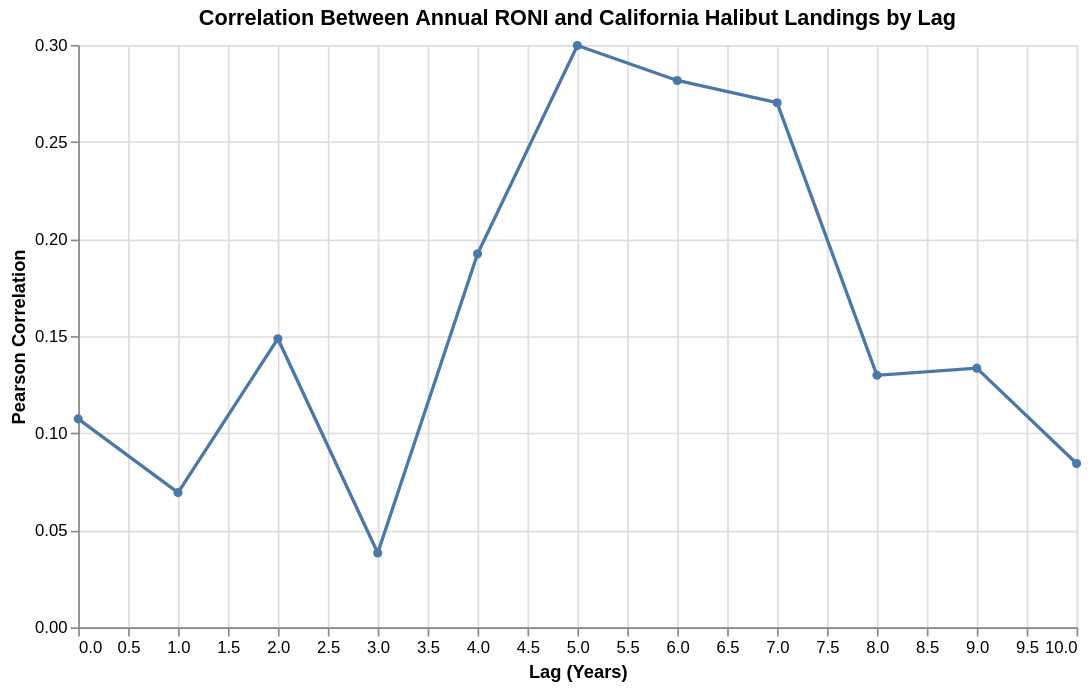

Notebook cell for this chart:
### Code cell
alt.Chart(corr_df).mark_line(point=True).encode(
    x=alt.X("Lag:Q", title="Lag (Years)"),
    y=alt.Y("Correlation:Q", title="Pearson Correlation")
).properties(
    title="Correlation Between Annual RONI and California Halibut Landings by Lag",
    width=600,
    height=350
)

### Figure 1 — Vega-Lite specification as saved in the notebook (floating-point values rounded to 4 significant figures)
{"config": {"view": {"continuousWidth": 300, "continuousHeight": 300}}, "data": {"name": "data-963da6766f87a0014aa40987b5e7f5d8"}, "mark": {"type": "line", "point": true}, "encoding": {"x": {"field": "Lag", "title": "Lag (Years)", "type": "quantitative"}, "y": {"field": "Correlation", "title": "Pearson Correlation", "type": "quantitative"}}, "height": 350, "title": "Correlation Between Annual RONI and California Halibut Landings by Lag", "width": 600, "$schema": "https://vega.github.io/schema/vega-lite/v6.4.1.json", "datasets": {"data-963da6766f87a0014aa40987b5e7f5d8": [{"Lag": 0, "Correlation": 0.1074, "Years": 46}, {"Lag": 1, "Correlation": 0.06939, "Years": 46}, {"Lag": 2, "Correlation": 0.1487, "Years": 46}, {"Lag": 3, "Correlation": 0.03828, "Years": 46}, {"Lag": 4, "Correlation": 0.1924, "Years": 46}, {"Lag": 5, "Correlation": 0.2997, "Years": 46}, {"Lag": 6, "Correlation": 0.2817, "Years": 46}, {"Lag": 7, "Correlation": 0.2702, "Years": 46}, {"Lag": 8, "Correlation": 0.1298, "Years": 46}, {"Lag": 9, "Correlation": 0.1335, "Years": 46}, {"Lag": 10, "Correlation": 0.08435, "Years": 46}]}}
